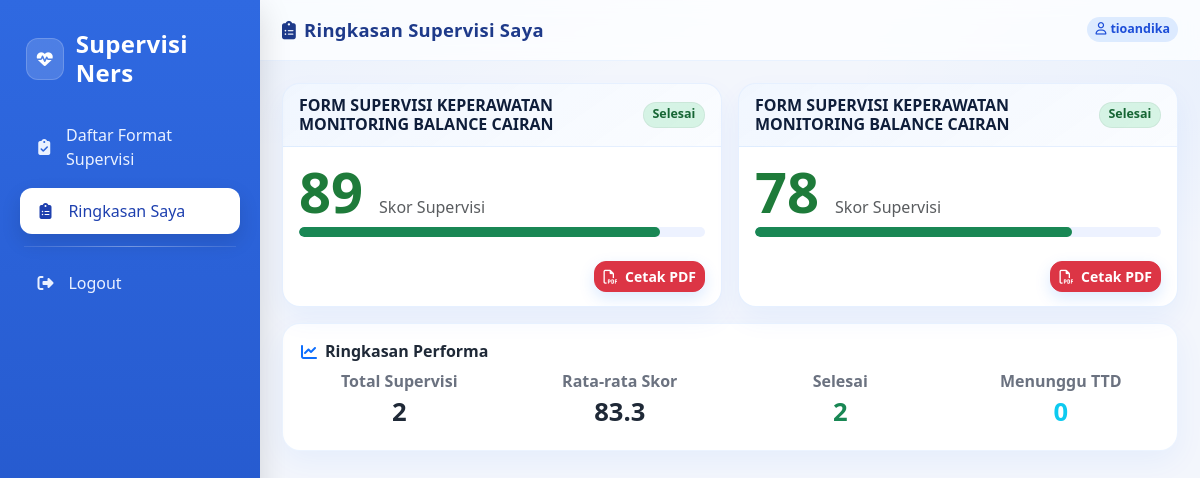
Page /ringkasan/ (signed in) on the committed database.
### supervisi/models.py (models this page shows, shortened)
class FormatSupervisi(models.Model):
    nama = models.CharField(max_length=255)
    deskripsi = models.TextField(blank=True, null=True)

class Supervisi(models.Model):
    format_supervisi = models.ForeignKey(FormatSupervisi, on_delete=models.CASCADE)
    perawat = models.ForeignKey(User, on_delete=models.CASCADE, related_name='supervisi_perawat')
    kepala_ruangan = models.ForeignKey(User, on_delete=models.SET_NULL, null=True, blank=True, related_name='supervisi_kepala')
    kepala_nama = models.CharField("Nama Kepala Ruangan (custom)", max_length=255, blank=True, null=True)
    kepala_nip  = models.CharField("NIP Kepala Ruangan (custom)", max_length=100, blank=True, null=True)
    tanggal = models.DateField(auto_now_add=True)
    TIM_CHOICES = [(i, f"Tim {i}") for i in range(1, 5)]
    tim = models.IntegerField(choices=TIM_CHOICES, default=1)
    JENJANG_CHOICES = [
        ('PK I', 'PK I'),
        ('PK II', 'PK II'),
        ('PK III', 'PK III'),
        ('PK IV', 'PK IV'),
    ]
    jenjang_pk = models.CharField(max_length=20, choices=JENJANG_CHOICES, default='PK I')
    ruang = models.CharField(max_length=100, default='Imdad Hamid Lantai 2')
    skor_total = models.FloatField(default=0)
    ttd_perawat = models.ImageField(upload_to='ttd/', null=True, blank=True)
    ttd_kepala = models.ImageField(upload_to='ttd/', null=True, blank=True)
    ttd_file = models.ImageField(upload_to='ttd/', blank=True, null=True)

### supervisi/views.py (the view)
# urls.py: path('ringkasan/', views.ringkasan_saya, name='ringkasan_saya'),
@login_required
def ringkasan_saya(request):
    qs = Supervisi.objects.filter(perawat=request.user).select_related('format_supervisi')
    def done(s):
        return bool(s.ttd_perawat and s.ttd_kepala)
    cards = [{
        "id": s.id,
        "judul": s.format_supervisi.nama,
        "skor": round(s.skor_total or 0, 1),
        "progress": max(0, min(100, s.skor_total or 0)),
        "status_done": done(s),
        "status_label": "Selesai" if done(s) else "Menunggu TTD",
    } for s in qs]
    total = qs.count()
    selesai = sum(1 for s in qs if done(s))
    avg_skor = qs.aggregate(r=Avg('skor_total'))['r'] or 0
    return render(request, "supervisi/ringkasan_saya.html", {
        "cards": cards,
        "summary": {
            "total": total,
            "avg": round(avg_skor, 1),
            "selesai": selesai,
            "menunggu": total - selesai,
        }
    })

### templates/supervisi/ringkasan_saya.html (shortened to what this page needs)
{% extends 'base.html' %}
{% load static %}
{% block pagetitle %}
  <i class="fa-solid fa-clipboard-list me-2"></i>Ringkasan Supervisi Saya
{% endblock %}
{% block content %}
  {% if cards %}
    <div class="row g-3">
      {% for c in cards %}
        <div class="col-12 col-md-6">
          <div class="card-kartu">
            <div class="kartu-head">
              <h6 class="kartu-title" title="{{ c.judul }}">{{ c.judul }}</h6>
              <span class="kartu-badge {% if c.status_done %}
                  done
                {% else %}
                  wait
                {% endif %}">
                {{ c.status_label }}
              </span>
            </div>
            <div class="kartu-body">
              <div class="d-flex align-items-baseline gap-3 mb-2">
                <div class="score-big {% if c.status_done %}
                    done
                  {% else %}
                    wait
                  {% endif %}">{{ c.skor|floatformat:0 }}</div>
                <div class="text-muted">Skor Supervisi</div>
              </div>
              <div class="progress mb-2">
                <div class="progress-bar {% if c.status_done %}
                    bg-success
                  {% else %}
                    bg-info
                  {% endif %}"
                  role="progressbar"
                  style="width: {{ c.progress|floatformat:0 }}%;"
                  aria-valuenow="{{ c.progress|floatformat:0 }}"
                  aria-valuemin="0"
                  aria-valuemax="100"></div>
              </div>
            </div>
            {% if c.status_done %}
              <div class="kartu-actions d-flex justify-content-end">
                <a href="{% url 'cetak_supervisi_pdf' c.id %}" class="btn btn-danger btn-sm btn-soft"><i class="fa-regular fa-file-pdf me-1"></i> Cetak PDF</a>
              </div>
            {% endif %}
          </div>
        </div>
      {% endfor %}
    </div>
    <div class="card-soft resume-box mt-3">
      <div class="d-flex align-items-center gap-2 mb-2">
        <i class="fa-solid fa-chart-line text-primary"></i>
        <h6 class="fw-bold mb-0">Ringkasan Performa</h6>
      </div>
      <div class="row text-center gy-3">
        <div class="col-6 col-lg-3">
          <div class="resume-item">
            <div class="label">Total Supervisi</div>
            <div class="value">{{ summary.total }}</div>
          </div>
        </div>
        <div class="col-6 col-lg-3">
          <div class="resume-item">
            <div class="label">Rata-rata Skor</div>
            <div class="value">{{ summary.avg }}</div>
          </div>
        </div>
        <div class="col-6 col-lg-3">
          <div class="resume-item">
            <div class="label">Selesai</div>
            <div class="value text-success">{{ summary.selesai }}</div>
          </div>
        </div>
        <div class="col-6 col-lg-3">
          <div class="resume-item">
            <div class="label">Menunggu TTD</div>
            <div class="value text-info">{{ summary.menunggu }}</div>
          </div>
        </div>
      </div>
    </div>
  {% endif %}
{% endblock %}

### templates/base.html (shortened to what this page needs)
{% load static %}
<!DOCTYPE html>
<html lang="id">
  <head>
    <link href="https://cdn.jsdelivr.net/npm/bootstrap@5.3.2/dist/css/bootstrap.min.css" rel="stylesheet" />
    <link href="https://cdnjs.cloudflare.com/ajax/libs/font-awesome/6.5.0/css/all.min.css" rel="stylesheet" />
  </head>
  <body>
    <aside class="sidebar">
      <div class="brand">
        <div class="brand-badge">
          <i class="fa-solid fa-heart-pulse"></i>
        </div>
        <h4>Supervisi Ners</h4>
      </div>
      {% with current=request.resolver_match.url_name %}
        <nav class="nav-section">
          {% if user.is_authenticated %}
            {% if user.is_staff %}
              <a class="side-link {% if current == 'admin_dashboard' %}active{% endif %}" href="{% url 'admin_dashboard' %}"><i class="fa-solid fa-gauge"></i> Dashboard</a>
              <a class="side-link {% if current == 'daftar_supervisi' %}active{% endif %}" href="{% url 'daftar_supervisi' %}"><i class="fa-solid fa-list-check"></i> Daftar Supervisi</a>
              <a class="side-link {% if current == 'kelola_format' %}active{% endif %}" href="{% url 'kelola_format' %}"><i class="fa-solid fa-clipboard-list"></i> Kelola Format</a>
              <a class="side-link {% if current == 'kelola_akun' %}active{% endif %}" href="{% url 'kelola_akun' %}"><i class="fa-solid fa-user-gear"></i> Kelola Akun</a>
            {% else %}
              <a class="side-link {% if current == 'daftar_format_supervisi' %}active{% endif %}" href="{% url 'daftar_format_supervisi' %}"><i class="fa-solid fa-clipboard-check"></i> Daftar Format Supervisi</a>
              <a class="side-link {% if current == 'ringkasan_saya' %}active{% endif %}" href="{% url 'ringkasan_saya' %}"><i class="fa-solid fa-clipboard-list"></i><span>Ringkasan Saya</span></a>
            {% endif %}
            <div class="divider"></div>
            <a class="side-link" href="{% url 'logout' %}"><i class="fa-solid fa-right-from-bracket"></i> Logout</a>
          {% else %}
            <a class="side-link {% if current == 'login' %}active{% endif %}" href="{% url 'login' %}"><i class="fa-solid fa-right-to-bracket"></i> Login</a>
          {% endif %}
        </nav>
      {% endwith %}
    </aside>
    <section class="main">
      <div class="topbar">
        <div class="top-title">
          {% block pagetitle %}
          {% endblock %}
        </div>
        <div class="d-flex align-items-center gap-2">
          {% if user.is_authenticated %}
            <span class="tag"><i class="fa-regular fa-user me-1"></i>{{ user.username }}</span>
          {% endif %}
        </div>
      </div>
      <div class="page">
        {% block content %}
        {% endblock %}
      </div>
    </section>
  </body>
</html>

### templates/base.html (style rules this page uses)
:root { --blue-1: #1e5ad6; --blue-2: #0d6efd; --blue-3: #0b5ed7; --bg: #f3f6fc; --card: #ffffff; --text: #1f2937; --muted: #6b7280; --radius: 18px; }
html, body { height: 100%; }
body { min-height: 100vh; display: flex; margin: 0; background: var(--bg); font-family: system-ui, -apple-system, 'Segoe UI', Roboto, 'Helvetica Neue', Arial, sans-serif; color: var(--text); }
.sidebar { position: fixed; left: 0; top: 0; bottom: 0; width: 260px; min-width: 260px; height: 100vh; overflow-y: auto; background: linear-gradient(180deg, #2f69e1 0%, #2152c4 100%); color: #fff; padding: 20px 16px; box-shadow: 0 10px 30px rgba(0, 0, 0, 0.15); z-index: 1000; }
.brand { display: flex; align-items: center; gap: 0.75rem; padding: 10px 10px 16px; }
.brand-badge { width: 42px; height: 42px; border-radius: 12px; background: rgba(255, 255, 255, 0.15); display: flex; align-items: center; justify-content: center; box-shadow: inset 0 0 0 1px rgba(255, 255, 255, 0.18); }
.brand h4 { margin: 0; font-weight: 800; letter-spacing: 0.3px; }
.nav-section { margin-top: 0.5rem; }
.side-link { color: #eaf1ff; text-decoration: none; display: flex; align-items: center; gap: 0.75rem; padding: 0.7rem 0.9rem; margin: 6px 4px; border-radius: 12px; transition: all 0.18s ease; }
.side-link i { width: 22px; text-align: center; }
.side-link.active { background: #fff; color: #1e40af; box-shadow: 0 8px 20px rgba(0, 0, 0, 0.12); }
.sidebar .divider { height: 1px; background: linear-gradient(90deg, rgba(255, 255, 255, 0.1), rgba(255, 255, 255, 0.35), rgba(255, 255, 255, 0.1)); margin: 12px 8px; }
.main { margin-left: 260px; flex: 1; display: flex; flex-direction: column; min-width: 0; background: radial-gradient(1200px 400px at -20% -10%, rgba(13, 110, 253, 0.07), transparent 60%), radial-gradient(900px 300px at 120% 10%, rgba(13, 110, 253, 0.06), transparent 60%), var(--bg); }
.topbar { display: flex; align-items: center; justify-content: space-between; padding: 16px 22px; position: sticky; top: 0; z-index: 5; background: rgba(255, 255, 255, 0.75); backdrop-filter: saturate(180%) blur(10px); border-bottom: 1px solid rgba(13, 110, 253, 0.08); }
.top-title { font-size: 1.15rem; font-weight: 800; letter-spacing: 0.3px; color: #1e3a8a; }
.page { padding: 22px; width: 100%; }
.card-soft { background: var(--card); border: 1px solid rgba(13, 110, 253, 0.08); border-radius: var(--radius); box-shadow: 0 10px 30px rgba(13, 110, 253, 0.06); }
.tag { font-size: 0.78rem; padding: 0.2rem 0.5rem; border-radius: 999px; background: rgba(13, 110, 253, 0.12); color: #1d4ed8; font-weight: 700; }

### templates/supervisi/ringkasan_saya.html (style rules this page uses)
.card-kartu { background: #fff; border: 1px solid rgba(13, 110, 253, 0.1); border-radius: var(--radius); box-shadow: 0 12px 28px rgba(13, 110, 253, 0.06); overflow: hidden; height: 100%; display: flex; flex-direction: column; }
.kartu-head { display: flex; align-items: center; justify-content: space-between; gap: 0.75rem; padding: 12px 16px; border-bottom: 1px solid rgba(13, 110, 253, 0.08); background: linear-gradient(145deg, rgba(13, 110, 253, 0.06), rgba(13, 110, 253, 0.02)); }
.kartu-title { font-weight: 800; margin: 0; color: #0f1e3a; }
.kartu-badge { font-size: 0.78rem; font-weight: 800; padding: 0.24rem 0.6rem; border-radius: 999px; box-shadow: inset 0 0 0 1px rgba(0, 0, 0, 0.05); white-space: nowrap; }
.kartu-badge.done { background: rgba(34, 197, 94, 0.16); color: #166534; }
.kartu-body { padding: 16px; }
.score-big { font-size: clamp(36px, 6vw, 56px); line-height: 1; font-weight: 800; }
.score-big.done { color: #1e7b3a; }
.progress { height: 10px; background: #edf2ff; border-radius: 999px; }
.progress-bar { border-radius: 999px; }
.btn-soft { border-radius: 12px; font-weight: 700; box-shadow: 0 6px 16px rgba(13, 110, 253, 0.15); }
.resume-box.card-soft { padding: 18px; }
.resume-item .label { color: var(--muted); font-weight: 600; }
.resume-item .value { font-weight: 800; font-size: 1.6rem; }
.kartu-actions { padding: 0 16px 14px; }

### rows in the picture
FormatSupervisi: judul "FORM SUPERVISI KEPERAWATAN MONITORING BALANCE CAIRAN" "FORM SUPERVISI KEPERAWATAN MONITORING BALANCE CAIRAN"

### other values in the picture
{{ user.username }} "tioandika"
{{ c.status_label }} "Selesai" "Selesai"
{{ c.skor|floatformat:0 }} "89" "78"
{{ summary.total }} "2"
{{ summary.avg }} "83.3"
{{ summary.selesai }} "2"
{{ summary.menunggu }} "0"
